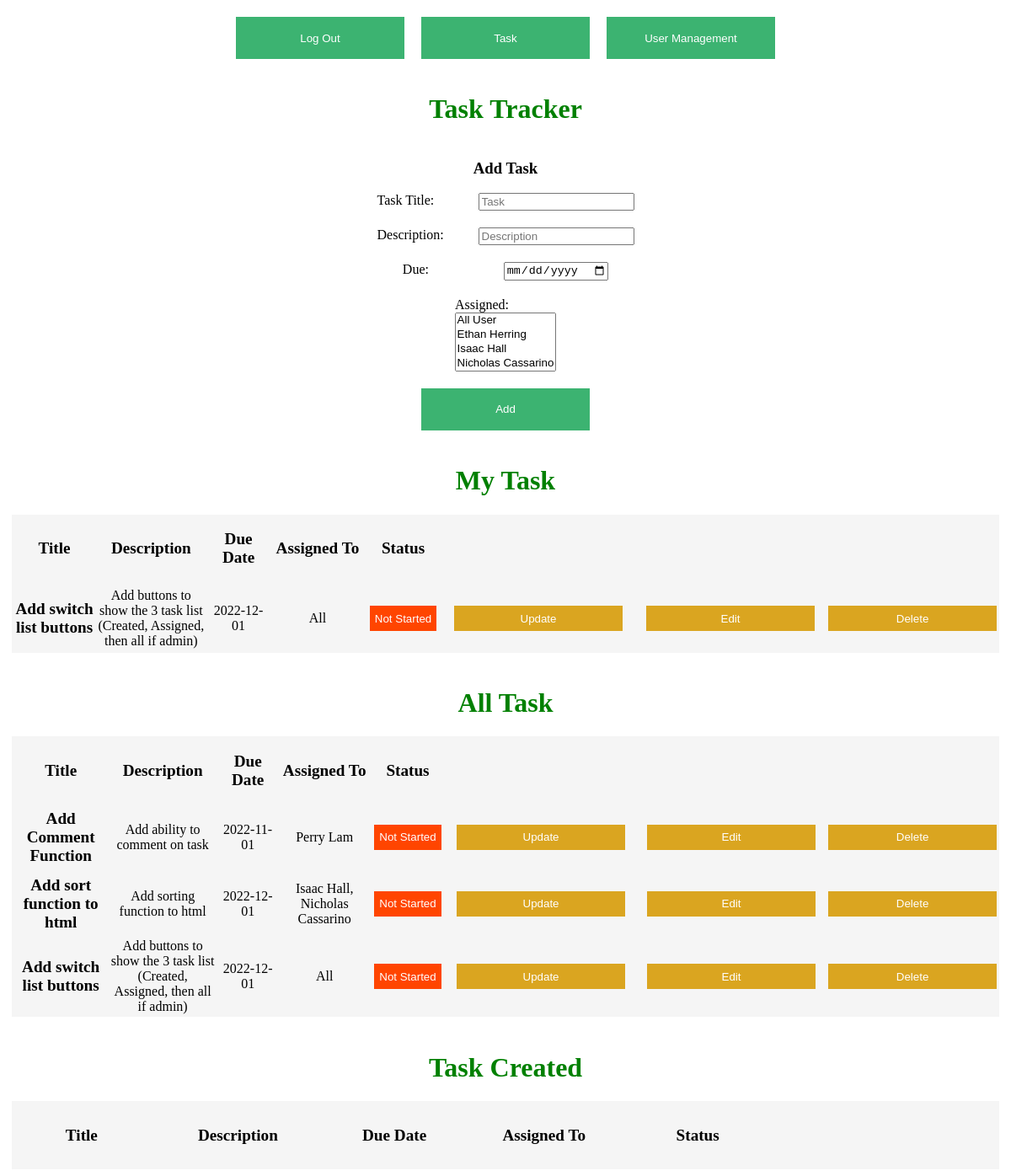
The page /task (signed in) on the database as committed earlier.
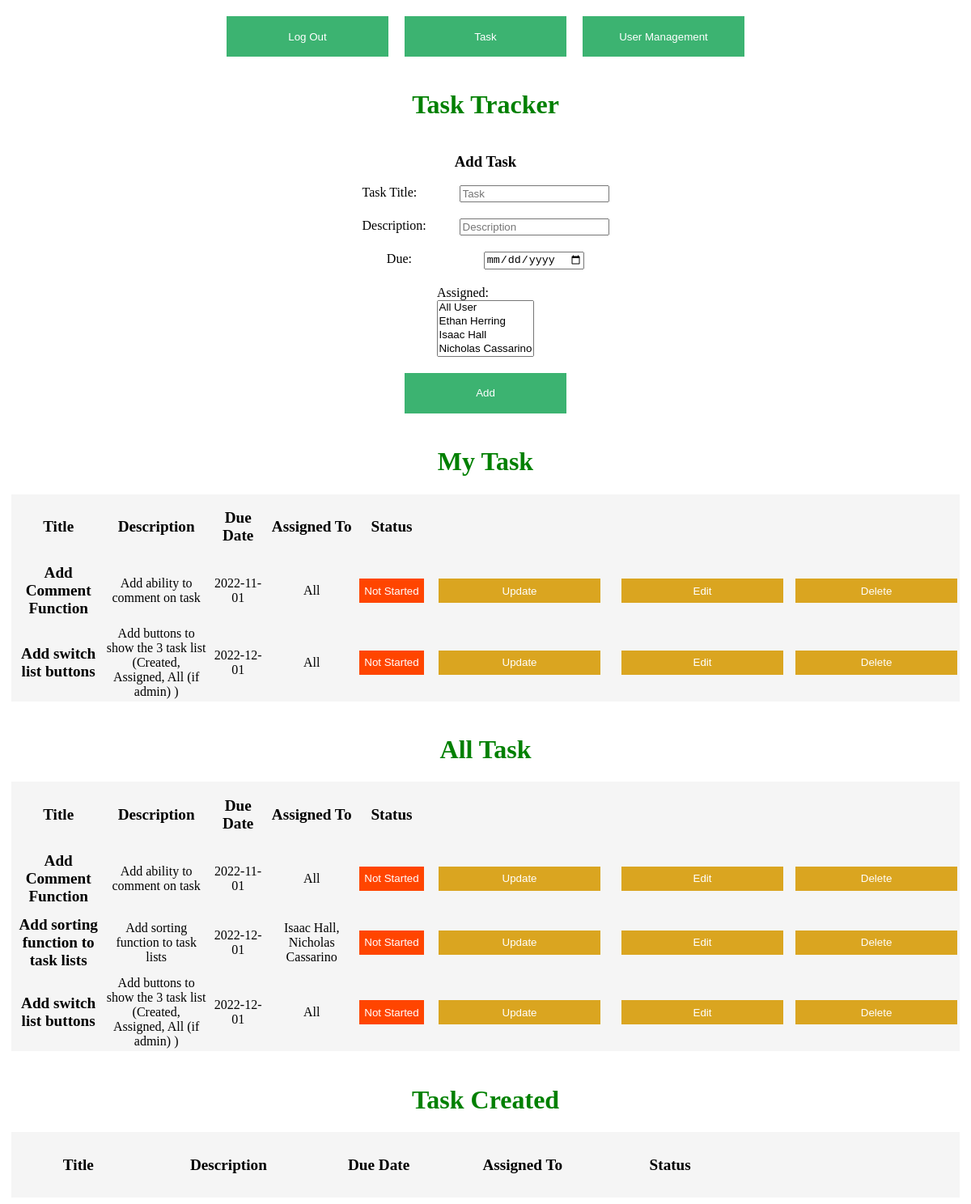
The same page on the database as committed later.
### app.py (models this page shows)
class Todo(db.Model):
    id = db.Column(db.Integer, primary_key=True)
    title = db.Column(db.String(100))
    description = db.Column(db.String(4150))
    assigned = db.Column(db.String(100))
    due = db.Column(db.Date)
    complete = db.Column(db.Integer)
    createdBy = db.Column(db.Integer)

### app.py (the view)
@app.route('/task')
def task():
    global user
    if user == User:
        return render_template('login.html', message="Please Log In To access this page")
    todo_list = Todo.query.all()
    user_list = User.query.all()
    return render_template('task.html', todo_list=todo_list, user_list=user_list, user=user)

### templates/task.html (shortened to what this page needs)
<!DOCTYPE html>
<html lang="en">
<head>
    <link rel="stylesheet" href="./static/main.css">
</head>
<body>
<div class="top-contain">
    <a href="/logout">
        <button class="top-bar">Log Out</button>
    </a>
    <a href="/task">
        <button class="top-bar">Task</button>
    </a>
    {% if user.access==1 %}
        <a href="/ViewUsers">
            <button class="top-bar">User Management</button>
        </a>{% endif %}
</div>
<div class="h">
    <h1>Task Tracker</h1>
</div>
<form action="/add" method="post">
    <div class="register-container">
        <h3>Add Task</h3>
        <div class="form-item">
            <label>Task Title:</label>
            <input required type="text" name="title" placeholder="Task">
        </div>
        <div class="form-item">
            <label>Description:</label>
            <input type="text" name="description" placeholder="Description">
        </div>
        <div class="form-item">
            <label>Due:</label>
            <input required type="date" name="due">
        </div>
        <label>Assigned:</label>
        <select required name="assigned" id="assigned" multiple>
            <option value="All">All User</option>
            {% for user in user_list %}
                <option value="{{ user.name }}">{{ user.name }}</option>
            {% endfor %}
        </select>
        <button class="submit-button" type="submit">Add</button>
    </div>
</form>
<div class="h">
    <h1>My Task</h1>
</div>
<div id="todo" class="todo">
    <table>
        <thead>
        <th>Title</th>
        <th>Description</th>
        <th>Due Date</th>
        <th>Assigned To</th>
        <th>Status</th>
        <th></th>
        <th></th>
        </thead>
        <tbody>
        {% for todo in todo_list %}
            <tr>
                {% if user.name in todo.assigned or todo.assigned=="All" %}
                    <td class="title">{{ todo.title }}</td>
                    <td>{{ todo.description }}</td>
                    <td>{{ todo.due }}</td>
                    <td>{{ todo.assigned }}</td>
                    <td>{% if todo.complete == 0 %}
                        <button class="notStarted">Not Started</button>
                    {% elif todo.complete == 1 %}
                        <button class="inProgress">In Progress</button>
                    {% else %}
                        <button class="complete">Complete</button>
                    {% endif %}</td>
                    <td><a href="/update/{{ todo.id }}">
                        <button>Update</button>
                    </a></td>
                    {% if todo.createdBy == user.id or user.access == 1 %}
                        <td><a href="/editTask/{{ todo.id }}">
                            <button>Edit</button>
                        </a></td>
                        <td><a href="/delete/{{ todo.id }}">
                            <button>Delete</button>
                        </a></td>
                    {% endif %}</tr>
                {% endif %}
        {% endfor %}
        </tbody>
    </table>
</div>
{% if user.access==1 %}
    <div class="h">
        <h1>All Task</h1>
    </div>
    <div id="todo" class="todo">
        <table>
            <thead>
            <tr>
                <th>Title</th>
                <th>Description</th>
                <th>Due Date</th>
                <th>Assigned To</th>
                <th>Status</th>
                <th></th>
                <th></th>
            </tr>
            </thead>
            <tbody>
            {% for todo in todo_list %}
                <tr>
                    <td class="title">{{ todo.title }}</td>
                    <td>{{ todo.description }}</td>
                    <td>{{ todo.due }}</td>
                    <td>{{ todo.assigned }}</td>
                    <td>{% if todo.complete == 0 %}
                        <button class="notStarted">Not Started</button>
                    {% elif todo.complete == 1 %}
                        <button class="inProgress">In Progress</button>
                    {% else %}
                        <button class="complete">Complete</button>{% endif %}
                    </td>
                    <td><a href="/update/{{ todo.id }}">
                        <button>Update</button>
                    </a></td>
                    {% if todo.createdBy == user.id or user.access == 1 %}
                        <td><a href="/editTask/{{ todo.id }}">
                            <button>Edit</button>
                        </a></td>
                        <td><a href="/delete/{{ todo.id }}">
                            <button>Delete</button>
                        </a></td>
                    {% endif %}</tr>
            {% endfor %}
            </tbody>
        </table>
    </div>
{% endif %}
<div class="h">
    <h1>Task Created</h1>
</div>
<div id="todo" class="todo">
    <table>
        <thead>
        <tr>
            <th>Title</th>
            <th>Description</th>
            <th>Due Date</th>
            <th>Assigned To</th>
            <th>Status</th>
            <th></th>
            <th></th>
        </tr>
        </thead>
    </table>
</div>
</body>
</html>

### static/main.css (style rules this page uses)
h1 { color: green; }
label:not(.ex) { display: block; float: left; width: 120px; }
h3 { font-weight: bold; text-align: left; }
th { font-size: larger; height: 75px; width: 550px; }
td { height: 75px; }
td > a > button { width: 200px; height: 30px; background-color: goldenrod; border-style: none; color: white; }
a { text-decoration: none; }
.todo { text-align: center; background-color: whitesmoke; width: 99%; margin-left: auto; margin-right: auto; }
.notStarted { background-color: orangered; border-style: none; color: white; height: 30px; }
.title { font-weight: bold; font-size: larger; }
.top-bar { background-color: mediumseagreen; border-style: none; color: white; height: 50px; width: 200px; margin-right: 10px; margin-left: 10px; }
.top-contain { margin-top: 20px; display: flex; justify-content: center; }
.submit-button { background-color: mediumseagreen; border-style: none; color: white; height: 50px; width: 200px; margin-top: 20px; }
.register-container { display: flex; flex-direction: column; justify-content: center; align-items: center; }
div.h { margin-top: 20px; display: flex; flex-direction: column; justify-content: center; text-align: center; }
div.form-item { margin-bottom: 20px; }

Rows that differ between the two databases and show on the page:
now on one of the page's lists (row edited): Todo: title "Add Comment Function", description "Add ability to comment on task", due "2022-11-01", assigned "All"
changed Todo "Add Comment Function": assigned "Perry Lam" → "All"
changed Todo "Add switch list buttons": description "Add buttons to show the 3 task list (Created, Assigned, then all if admin)" → "Add buttons to show the 3 task list (Created, Assigned, All (if admin) )"
changed Todo "Isaac Hall, Nicholas Cassarino": title "Add sort function to html" → "Add sorting function to task lists"; description "Add sorting function to html" → "Add sorting function to task lists"
